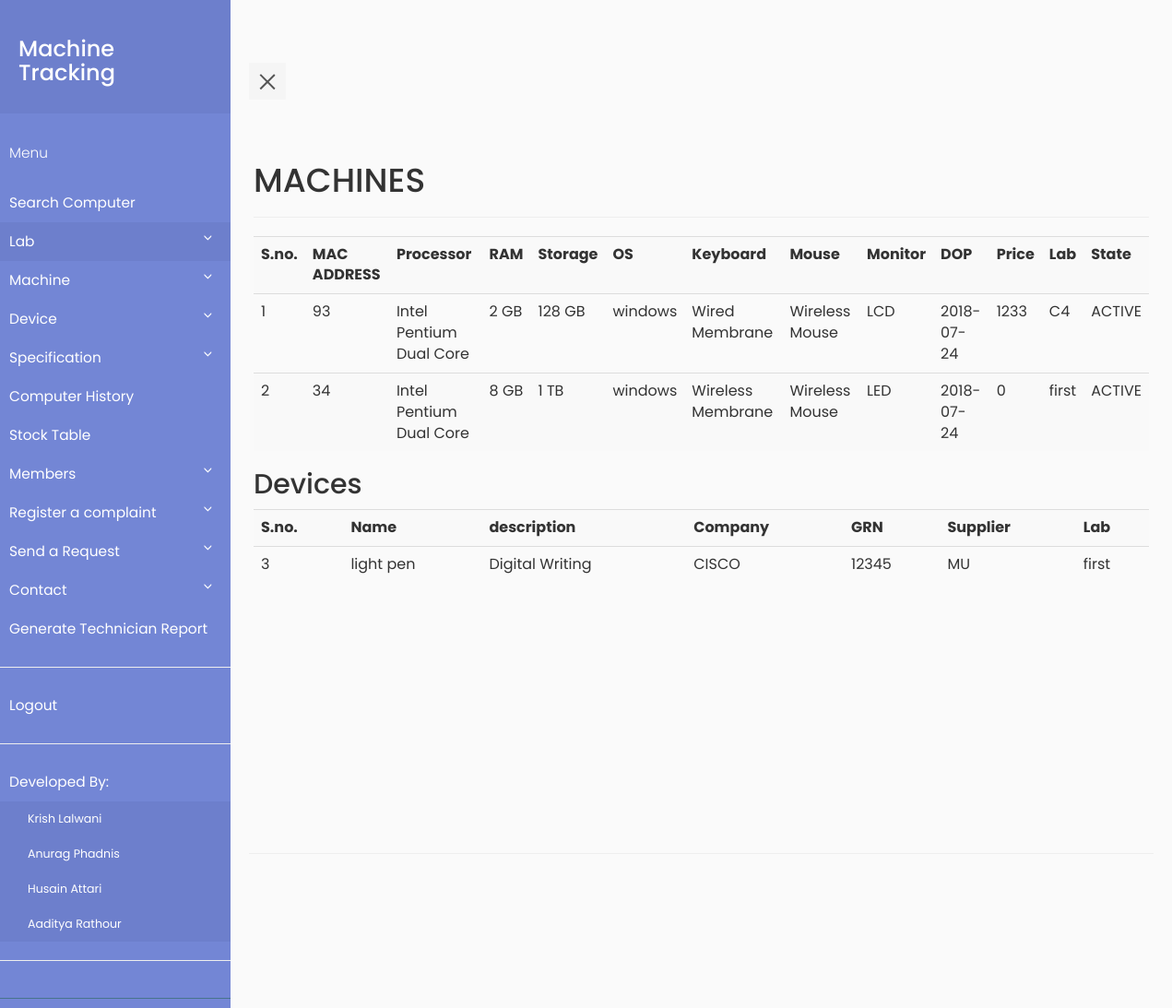
The page /viewpcbydept.php?dept=IT (signed in) on the database its author committed.
### tables this page shows
CREATE TABLE `machine` (
  `machine_id` int(11) NOT NULL,
  `MAC_ADDR` varchar(30) DEFAULT NULL,
  `processor` int(11) NOT NULL,
  `ram` int(11) NOT NULL,
  `memory` int(11) NOT NULL,
  `DOP` date DEFAULT NULL,
  `price` int(11) DEFAULT NULL,
  `state` varchar(10) DEFAULT NULL,
  `os` varchar(30) DEFAULT NULL,
  `monitor` int(11) NOT NULL,
  `keyboard` int(11) NOT NULL,
  `mouse` int(11) NOT NULL,
  `grn` int(11) NOT NULL
);

CREATE TABLE `specification` (
  `spec_id` int(11) NOT NULL,
  `spec` varchar(50) DEFAULT NULL,
  `name_id` int(11) DEFAULT NULL
);

CREATE TABLE `lab` (
  `lab_id` int(11) NOT NULL,
  `name` varchar(20) DEFAULT NULL,
  `department` varchar(40) DEFAULT NULL
);

CREATE TABLE `name` (
  `name_id` int(11) NOT NULL,
  `name` varchar(30) DEFAULT NULL
);

CREATE TABLE `company` (
  `company_id` int(11) NOT NULL,
  `name` varchar(30) DEFAULT NULL
);

CREATE TABLE `supplier` (
  `supname` varchar(30) DEFAULT NULL,
  `sup_id` int(20) NOT NULL
);

### viewpcbydept.php (the view, shortened to what this page needs)
<?php
    require_once "pdo.php";
?>
<html>
<head>
    <link rel="stylesheet" type="text/css" href="https://maxcdn.bootstrapcdn.com/bootstrap/3.3.7/css/bootstrap.min.css" >
    <link rel="stylesheet" type="text/css" href="style5.css">
</head>
<body>
            <div class="wrapper">
     <?php if (isset($_SESSION['id'])&&$_SESSION['role']=='0') include "navbar.php";
                else if(isset($_SESSION['id'])&&$_SESSION['role']=='1')  include "navbar_faculty.php";
                else include "navbar_tech.php";?>
         <div class="container-fluid row" id="content">
    <div class="page-header">
    <h1>MACHINES</h1>
    </div>
    <?php
        $stmtcnt = $pdo->query("SELECT COUNT(*) FROM machine");
        $row = $stmtcnt->fetch(PDO::FETCH_ASSOC);
        if($row['COUNT(*)']!=='0')
        {
            $i=1;
            $stmtread = $pdo->prepare("SELECT lab_id FROM lab where  department = :dpt");
            $stmtread->execute(array(':dpt' => $_GET['dept']));
            echo ("<table class=\"table table-striped\">
                <tr> <th>S.no.</th><th>MAC ADDRESS</th><th>Processor</th><th>RAM</th><th>Storage</th><th>OS</th><th>Keyboard</th><th>Mouse</th><th>Monitor</th><th>DOP</th><th>Price</th><th>Lab</th> <th>State</th> </tr>");
            while ( $row = $stmtread->fetch(PDO::FETCH_ASSOC) )
            {
                $pcf=$pdo->prepare("SELECT * FROM position where lab_id=:labid AND final_date='1970-01-01'");
                $pcf->execute(array(':labid'=>$row['lab_id']));
                while($row2=$pcf->fetch(PDO::FETCH_ASSOC))
                {
                    $mid=$row2['machine_id'];
                    $read2= $pdo -> query("SELECT * FROM machine where machine_id='$mid'");
                    while($row2 = $read2->fetch(PDO::FETCH_ASSOC))
                    {
                        $processor = $pdo->prepare("SELECT description FROM hardware where hardware_id = :hid");
                        $processor->execute(array(':hid' => $row2['processor']));
                        $processorn = $processor->fetch(PDO::FETCH_ASSOC);
                        $ram = $pdo->prepare("SELECT description FROM hardware where hardware_id = :hid");
                        $ram->execute(array(':hid' => $row2['ram']));
                        $ramn = $ram->fetch(PDO::FETCH_ASSOC);
                        $memory = $pdo->prepare("SELECT description FROM hardware where hardware_id = :hid");
                        $memory->execute(array(':hid' => $row2['memory']));
                        $memoryn = $memory->fetch(PDO::FETCH_ASSOC);
                        $keyboard = $pdo->prepare("SELECT description FROM hardware where hardware_id = :hid");
                        $keyboard->execute(array(':hid' => $row2['keyboard']));
                        $keyboardn = $keyboard->fetch(PDO::FETCH_ASSOC);
                        $mouse = $pdo->prepare("SELECT description FROM hardware where hardware_id = :hid");
                        $mouse->execute(array(':hid' => $row2['mouse']));
                        $mousen = $mouse->fetch(PDO::FETCH_ASSOC);
                        $monitor = $pdo->prepare("SELECT description FROM hardware where hardware_id = :hid");
                        $monitor->execute(array(':hid' => $row2['monitor']));
                        $monitorn = $monitor->fetch(PDO::FETCH_ASSOC);
                        echo ("<tr>");
                        echo ("<td>");
                        echo($i);
                        echo("</td>");
                        echo ("<td>");
                        echo(htmlentities($row2['MAC_ADDR']));
                        echo ("</td>");
                        echo ("<td>");
                        $pro = $pdo->prepare("SELECT spec FROM specification where spec_id = :spec_id");
                $pro->execute(array(':spec_id' => $processorn['description']));
                $pron = $pro->fetch(PDO::FETCH_ASSOC);
                echo($pron['spec']);
                        echo ("</td>");
                        echo ("<td>");
                        $ram = $pdo->prepare("SELECT spec FROM specification where spec_id = :spec_id");
                $ram->execute(array(':spec_id' => $ramn['description']));
                $ramn = $ram->fetch(PDO::FETCH_ASSOC);
                echo($ramn['spec']);
                        echo ("</td>");
                        echo ("<td>");
                        $memory = $pdo->prepare("SELECT spec FROM specification where spec_id = :spec_id");
                $memory->execute(array(':spec_id' => $memoryn['description']));
                $memoryn = $memory->fetch(PDO::FETCH_ASSOC);
                echo($memoryn['spec']);
                        echo ("</td>");
                        echo ("<td>");
                        echo(htmlentities($row2['os']));
                        echo ("</td>");
                        echo ("<td>");
                        $keyboard = $pdo->prepare("SELECT spec FROM specification where spec_id = :spec_id");
                $keyboard->execute(array(':spec_id' => $keyboardn['description']));
                $keyboardn = $keyboard->fetch(PDO::FETCH_ASSOC);
                echo($keyboardn['spec']);
                        echo ("</td>");
                        echo ("<td>");
                        $mouse = $pdo->prepare("SELECT spec FROM specification where spec_id = :spec_id");
                $mouse->execute(array(':spec_id' => $mousen['description']));
                $mousen = $mouse->fetch(PDO::FETCH_ASSOC);
                echo($mousen['spec']);
                        echo ("</td>");
                        echo ("<td>");
                        $monitor = $pdo->prepare("SELECT spec FROM specification where spec_id = :spec_id");
                $monitor->execute(array(':spec_id' => $monitorn['description']));
                $monitorn = $monitor->fetch(PDO::FETCH_ASSOC);
                $labname=$pdo->prepare("SELECT name FROM lab WHERE lab_id = :lab_id");
                $labname->execute(array(":lab_id"=>$row['lab_id']));
                $labname=$labname->fetch(PDO::FETCH_ASSOC);
                $labname=$labname['name'];
                echo($monitorn['spec']);
                        echo ("</td>");
                        echo ("<td>");
                        echo(htmlentities($row2['DOP']));
                        echo ("</td>");
                        echo ("<td>");
                        echo(htmlentities($row2['price']));
                        echo ("</td>");
                        echo("<td>");
                        echo(htmlentities($labname));
                        echo("</td>");
                        echo ("<td>");
                        echo(htmlentities($row2['state']));
                        echo ("</td>");
                        $i++;
                    }
                }
            }
            echo('</table>');
        }
                echo("<h2>Devices</h2>");
        $stmtread = $pdo->query("SELECT hardware.`hardware_id`, hardware.`company`, hardware.`description`, hardware.`price`, hardware.`grn`, hardware.`name`, hardware.`state`, hardware.`supplier`, hardware_position.`lab_id` FROM hardware JOIN hardware_position ON hardware.hardware_id = hardware_position.hardware_id  AND (hardware_position.final_date = '0000-00-00' OR hardware_position.final_date = '1970-01-01') ORDER BY name");
                echo ("<table class=\"table table-striped\">
                    <tr> <th>S.no.</th><th>Name</th><th>description</th><th>Company</th><th>GRN</th><th>Supplier</th><th>Lab</th></tr>");
                while ( $row = $stmtread->fetch(PDO::FETCH_ASSOC) )
                {
                    $stmtdept = $pdo->prepare("SELECT department FROM lab WHERE lab_id = :labid");
                    $stmtdept->execute(array(":labid"=>$row['lab_id']));
                    $row2 = $stmtdept->fetch(PDO::FETCH_ASSOC);
                    if($row2['department']!=$_GET['dept'])
                        continue;
                    $stmtn = $pdo->prepare("SELECT name FROM company where company_id = :cname ");
                    $stmtn->execute(array(':cname' => $row['company']));
                    $cname = $stmtn->fetch(PDO::FETCH_ASSOC);
                    $supplier = $pdo->prepare("SELECT supname FROM supplier where sup_id = :sid");
                    $supplier->execute(array(':sid' => $row['supplier']));
                    $supplierid = $supplier->fetch(PDO::FETCH_ASSOC);
                    $spec = $pdo->prepare("SELECT spec FROM specification where spec_id = :spec_id");
                    $spec->execute(array(':spec_id' => $row['description']));
                    $specn = $spec->fetch(PDO::FETCH_ASSOC);
                    $namefind = $pdo->prepare("SELECT name.name FROM name JOIN hardware ON hardware.name = name.name_id AND hardware.hardware_id = :hid");
                    $namefind->execute(array(":hid"=>$row['hardware_id']));
                    $namefind = $namefind->fetch(PDO::FETCH_ASSOC);
                $labname=$pdo->prepare("SELECT name FROM lab WHERE lab_id = :lab_id");
                $labname->execute(array(":lab_id"=>$row['lab_id']));
                $labname=$labname->fetch(PDO::FETCH_ASSOC);
                $labname=$labname['name'];
                    echo ("<tr>");
                    echo ("<td>");
                    echo($i);
                    echo("</td>");
                    echo ("<td>");
                    echo(htmlentities($namefind['name']));
                    echo ("</td>");
                    echo ("<td>");
                    echo($specn['spec']);
                    echo ("</td>");
                    echo ("<td>");
                    echo(htmlentities($cname['name']));
                    echo ("</td>");
                    echo ("<td>");
                    echo(htmlentities($row['grn']));
                    echo ("</td>");
                    echo ("<td>");
                    echo(htmlentities($supplierid['supname']));
                    echo ("</td>");
                    echo ("<td>");
                        echo(htmlentities($labname));
                    echo("</td>");
                    $i++;
                }
                echo('</table>');
    ?>
    </div>
</body>
</html>

### style5.css (style rules this page uses)
body { font-family: 'Poppins', sans-serif; background: #fafafa; }
.wrapper { display: flex; align-items: stretch; perspective: 1500px; }
#content { padding: 20px; min-height: 100vh; transition: all 0.3s; }

### rows shown on the page
machine: MAC_ADDR "93", specification.spec "Intel Pentium Dual Core", specification.spec "2 GB", specification.spec "128 GB", os "windows", specification.spec "Wired Membrane", specification.spec "Wireless Mouse", specification.spec "LCD", DOP "2018-07-24", price "1233", lab.name "C4", state "ACTIVE"
lab: name "first"
machine: MAC_ADDR "34", specification.spec "Intel Pentium Dual Core", specification.spec "8 GB", specification.spec "1 TB", os "windows", specification.spec "Wireless Membrane", specification.spec "Wireless Mouse", specification.spec "LED", DOP "2018-07-24", price "0", lab.name "first", state "ACTIVE"
name: name "light pen"
specification: spec "Digital Writing"
company: name "CISCO"
supplier: supname "MU"

### other values the page prints
$row['grn'] "12345"
